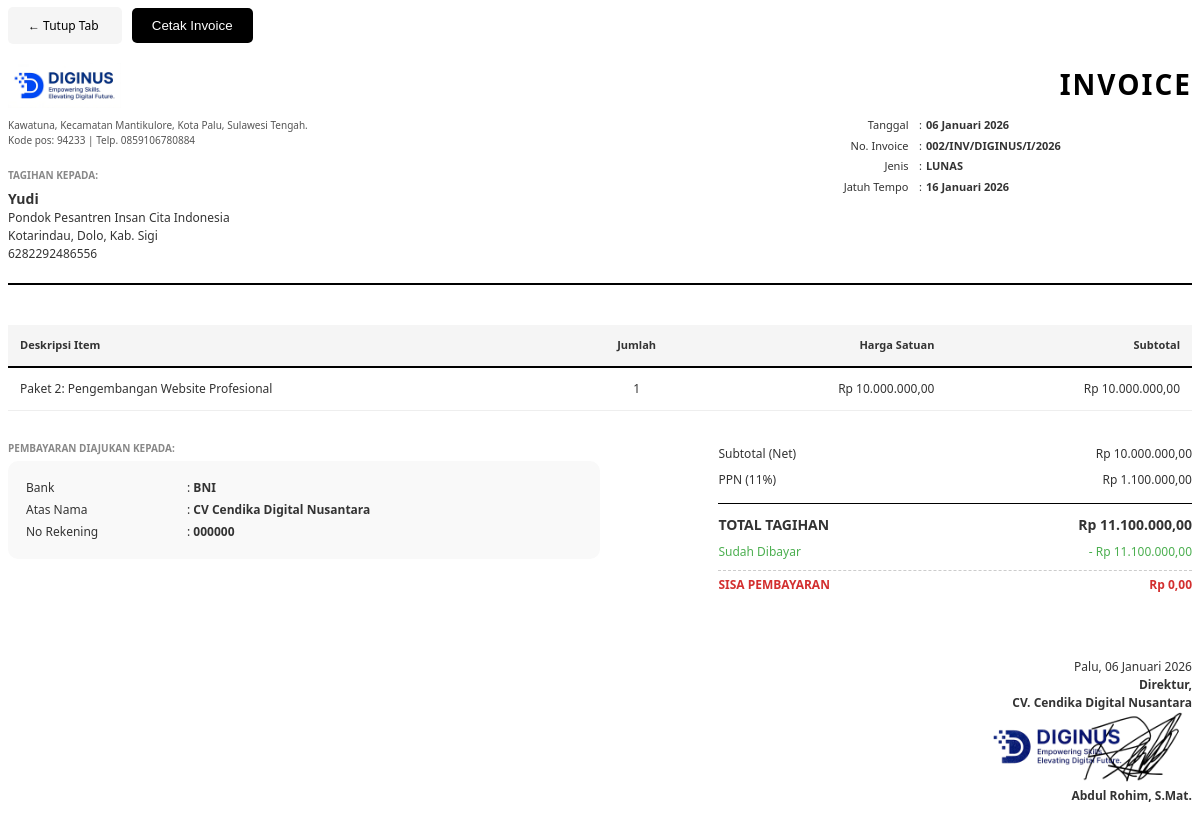
Screenshot of /administrasi/invoice/print/1/ with the database file from the repository.
### administrasi/models.py (models this page shows, shortened)
class Invoice(models.Model):
    TYPE_CHOICES = [('DP', 'Down Payment'), ('LUNAS', 'Pelunasan')]
    correspondence = models.OneToOneField(Correspondence, on_delete=models.CASCADE, related_name='invoice_detail')
    invoice_type = models.CharField(max_length=10, choices=TYPE_CHOICES, default='LUNAS')
    paid_amount = models.DecimalField(max_digits=15, decimal_places=2, default=0)
    is_paid = models.BooleanField(default=False)
    due_date = models.DateField(null=True, blank=True)
    @property
    def subtotal(self):
        return sum(item.subtotal for item in self.items.all())
    @property
    def tax_amount(self):
        return (self.subtotal * Decimal('0.11')).quantize(Decimal('1.00'))
    @property
    def grand_total(self):
        return self.subtotal + self.tax_amount
    @property
    def remaining_balance(self):
        return self.grand_total - self.paid_amount

class Correspondence(models.Model):
    customer = models.ForeignKey(Customer, on_delete=models.CASCADE, related_name='documents')
    doc_type = models.ForeignKey(DocumentType, on_delete=models.PROTECT, verbose_name="Jenis Surat")
    number = models.PositiveIntegerField(editable=False)
    formatted_number = models.CharField(max_length=100, unique=True, editable=False)
    subject = models.CharField(max_length=255, verbose_name="Perihal")
    file_pdf = models.FileField(upload_to='generated/pdf/', null=True, blank=True)
    file_docx = models.FileField(upload_to='generated/docx/', null=True, blank=True)
    created_at = models.DateTimeField(auto_now_add=True)
    updated_at = models.DateTimeField(auto_now=True)
    class Meta:
        verbose_name = "Arsip Surat"
        verbose_name_plural = "Arsip Surat"
        ordering = ['-created_at']

class Customer(models.Model):
    name = models.CharField(max_length=200, verbose_name="Nama Penerima")
    company = models.CharField(max_length=200, blank=True, verbose_name="Nama Perusahaan")
    email = models.EmailField(unique=True)
    whatsapp = models.CharField(max_length=20, help_text="Format: 628123456789")
    address = models.TextField(blank=True)
    created_at = models.DateTimeField(auto_now_add=True)
    class Meta:
        verbose_name = "Pelanggan"
        verbose_name_plural = "Pelanggan"

class InvoiceItem(models.Model):
    invoice = models.ForeignKey(Invoice, on_delete=models.CASCADE, related_name='items')
    description = models.CharField(max_length=255)
    quantity = models.IntegerField(default=1)
    unit_price = models.DecimalField(max_digits=15, decimal_places=2, default=0)
    @property
    def subtotal(self):
        return Decimal(self.quantity) * self.unit_price

### administrasi/views.py (the view)
# urls.py: path('invoice/print/<int:pk>/', views.print_invoice, name='print_invoice'),
def print_invoice(request, pk):
    invoice = get_object_or_404(Invoice, pk=pk)
    context = {
        'invoice': invoice,
    }
    return render(request, 'administrasi/invoice_template.html', context)

### templates/administrasi/invoice_template.html (shortened to what this page needs)
{% load static %}
{% load humanize %}
<!DOCTYPE html>
<html lang="id">
<head>
</head>
<body>
    <div class="no-print" style="margin-bottom: 20px;">
        <a href="javascript:window.close();" style="padding: 10px 20px; cursor: pointer; background: #f5f5f5; color: #000; border: none; text-decoration: none; border-radius: 5px;margin-right: 10px;">
            ← Tutup Tab
        </a>
        <button onclick="window.print()" style="padding: 10px 20px; cursor: pointer; background: #000; color: #fff; border: none; border-radius: 5px;">Cetak Invoice</button>
    </div>
    <div class="header">
        <div class="col-left">
            <div class="brand-container">
                <img src="{% static 'images/diginus.png' %}" alt="DIGINUS" class="brand-logo">
            </div>
            <div class="company-info">
                Kawatuna, Kecamatan Mantikulore, Kota Palu, Sulawesi Tengah.<br>
                Kode pos: 94233 | Telp. 0859106780884
            </div>
            <div class="customer-info">
                <div class="section-title">Tagihan Kepada:</div>
                <div style="font-size: 14px; font-weight: bold;">{{ invoice.correspondence.customer.name }}</div>
                <div>{{ invoice.correspondence.customer.company|default:"-" }}</div>
                <div style="width: 250px;">{{ invoice.correspondence.customer.address }}</div>
                <div>{{ invoice.correspondence.customer.whatsapp }}</div>
            </div>
        </div>
        <div class="col-right">
            <h2 class="invoice-title">INVOICE</h2>
            <table class="meta-table">
                <tr>
                    <td>Tanggal</td>
                    <td>: </td>
                    <td style="font-weight: bold; text-align: left;">{{ invoice.correspondence.created_at|date:"d F Y" }}</td>
                </tr>
                <tr>
                    <td>No. Invoice</td>
                    <td>: </td>
                    <td style="font-weight: bold;text-align: left;">{{ invoice.correspondence.formatted_number }}</td>
                </tr>
                <tr>
                    <td>Jenis</td>
                    <td>: </td>
                    <td style="font-weight: bold;text-align: left;">{{ invoice.invoice_type }}</td>
                </tr>
                <tr>
                    <td>Jatuh Tempo</td>
                    <td>:</td>
                    <td style="font-weight: bold;text-align: left;">{{ invoice.due_date|date:"d F Y"|default:"-" }}</td>
                </tr>
            </table>
        </div>
    </div>
    <table class="main-table">
        <thead>
            <tr>
                <th>Deskripsi Item</th>
                <th style="text-align: center;">Jumlah</th>
                <th style="text-align: right;">Harga Satuan</th>
                <th style="text-align: right;">Subtotal</th>
            </tr>
        </thead>
        <tbody>
            {% for item in invoice.items.all %}
            <tr>
                <td>{{ item.description }}</td>
                <td style="text-align: center;">{{ item.quantity }}</td>
                <td style="text-align: right;">Rp {{ item.unit_price|intcomma }}</td>
                <td style="text-align: right;">Rp {{ item.subtotal|intcomma }}</td>
            </tr>
            {% endfor %}
        </tbody>
    </table>
    <div class="totals-container">
        <div class="payment-info">
            <div class="section-title">Pembayaran diajukan kepada:</div>
            <div style="background: #f9f9f9; padding: 15px; border-radius: 10px;">
                <table style="width: 100%;">
                    <tr><td>Bank</td><td>: <strong>BNI</strong></td></tr>
                    <tr><td>Atas Nama</td><td>: <strong>CV Cendika Digital Nusantara</strong></td></tr>
                    <tr><td>No Rekening</td><td>: <strong>000000</strong></td></tr>
                </table>
            </div>
        </div>
        <div class="calculation">
            <div class="calc-row">
                <span>Subtotal (Net)</span>
                <span>Rp {{ invoice.subtotal|intcomma }}</span>
            </div>
            <div class="calc-row">
                <span>PPN (11%)</span>
                <span>Rp {{ invoice.tax_amount|intcomma }}</span>
            </div>
            <div class="calc-row grand-total">
                <span>TOTAL TAGIHAN</span>
                <span>Rp {{ invoice.grand_total|intcomma }}</span>
            </div>
            <div class="calc-row" style="color: #4caf50;">
                <span>Sudah Dibayar</span>
                <span>- Rp {{ invoice.paid_amount|intcomma }}</span>
            </div>
            <div class="calc-row highlight" style="font-weight: bold; border-top: 1px dashed #ccc; margin-top: 5px; padding-top: 5px;">
                <span>SISA PEMBAYARAN</span>
                <span>Rp {{ invoice.remaining_balance|intcomma }}</span>
            </div>
        </div>
    </div>
    <div class="signature">
        <p style="margin: 0;">Palu, {{ invoice.correspondence.created_at|date:"d F Y" }}</p>
        <p style="margin: 0;"><strong>Direktur,<br>CV. Cendika Digital Nusantara</strong></p>
        <img src="{% static 'images/ttd.png' %}" alt="ttd" class="ttd">
        <p style="margin: 0;"><strong>Abdul Rohim, S.Mat.</strong></p>
    </div>
</body>
</html>

### templates/administrasi/invoice_template.html (style rules this page uses)
body { font-family: 'Segoe UI', Tahoma, Geneva, Verdana, sans-serif; font-size: 12px; color: #333; line-height: 1.5; }
.header { display: flex; justify-content: space-between; margin-bottom: 40px; border-bottom: 2px solid #000; padding-bottom: 20px; }
.col-left { width: 60%; }
.col-right { width: 35%; text-align: right; }
.brand-container { display: flex; align-items: center; gap: 15px; margin-bottom: 10px; }
.brand-logo { height: 45px; width: auto; object-fit: contain; }
.ttd { height: 70px; width: auto; object-fit: contain; }
.company-info { font-size: 10px; color: #555; margin-top: 5px; }
.invoice-title { font-size: 28px; font-weight: 900; color: #000; margin: 0; letter-spacing: 2px; }
.meta-table { width: 100%; margin-top: 10px; border-collapse: collapse; }
.meta-table td { font-size: 11px; padding: 2px 2px; }
.section-title { font-size: 10px; font-weight: bold; color: #888; text-transform: uppercase; margin-bottom: 5px; }
.customer-info { margin-top: 20px; }
table.main-table { width: 100%; border-collapse: collapse; margin: 30px 0; }
table.main-table th { background: #f5f5f5; padding: 12px; border-bottom: 2px solid #000; text-align: left; font-size: 11px; }
table.main-table td { padding: 12px; border-bottom: 1px solid #eee; }
.totals-container { display: flex; justify-content: space-between; margin-top: 20px; }
.payment-info { width: 50%; }
.calculation { width: 40%; }
.calc-row { display: flex; justify-content: space-between; padding: 4px 0; }
.calc-row.grand-total { border-top: 1px solid #000; margin-top: 10px; padding-top: 10px; font-weight: bold; font-size: 14px; }
.calc-row.highlight { color: #d32f2f; }
.signature { margin-top: 60px; text-align: right; }

### rows the page displays
Invoice: correspondence.customer.name "Yudi", correspondence.customer.company "Pondok Pesantren Insan Cita Indonesia", correspondence.customer.address "Kotarindau, Dolo, Kab. Sigi", correspondence.customer.whatsapp "6282292486556", correspondence.created_at "06 Januari 2026", correspondence.formatted_number "002/INV/DIGINUS/I/2026", invoice_type "LUNAS", due_date "16 Januari 2026", subtotal "10.000.000,00", tax_amount "1.100.000,00", grand_total "11.100.000,00", paid_amount "11.100.000,00", remaining_balance "0,00"
InvoiceItem: description "Paket 2: Pengembangan Website Profesional", quantity "1", unit_price "10.000.000,00", subtotal "10.000.000,00"
